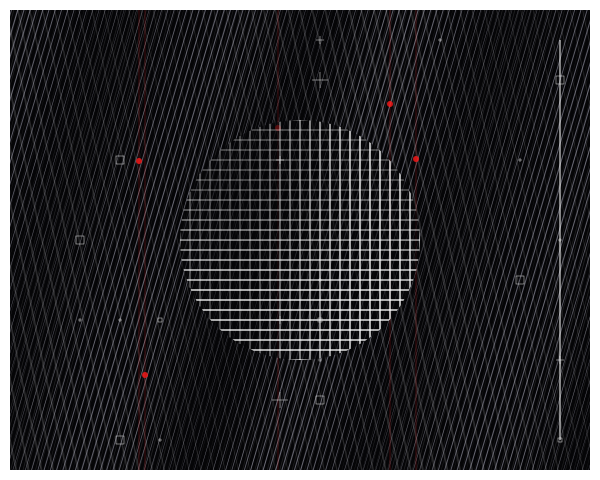

Write the Python code that produced this figure.
import cairo
import math
import random

# Setup
width, height = 600, 480
surface = cairo.ImageSurface(cairo.FORMAT_ARGB32, width, height)
ctx = cairo.Context(surface)

# Background - Deep Void
ctx.set_source_rgb(0.02, 0.02, 0.03)
ctx.paint()

def draw_angular_grid(cx, cy, angle_offset, line_count, spacing, color, weight, entropy_factor=0):
    """
    Draws a series of parallel lines rotated by a specific angle.
    entropy_factor introduces stochastic jitter to the line paths.
    """
    ctx.save()
    ctx.translate(cx, cy)
    ctx.rotate(angle_offset)
    
    r, g, b, a = color
    ctx.set_source_rgba(r, g, b, a)
    ctx.set_line_width(weight)

    # Calculate span to cover the canvas regardless of rotation
    max_dim = int(math.sqrt(width**2 + height**2))
    
    for i in range(-max_dim // spacing, max_dim // spacing):
        x = i * spacing
        
        # Introduce systematic variance: lines get thicker or thinner based on index
        current_weight = weight * (1.0 + 0.5 * math.sin(i * 0.2))
        ctx.set_line_width(current_weight)
        
        # Break the line into segments to allow for entropy (bending/jitter)
        segments = 10
        seg_h = max_dim / segments
        
        ctx.move_to(x, -max_dim/2)
        for s in range(segments + 1):
            y = -max_dim/2 + s * seg_h
            jitter = (random.random() - 0.5) * entropy_factor if s > 0 else 0
            # Exponential drift towards the edges
            drift = (i * 0.05) * (s / segments)**2 * entropy_factor
            ctx.line_to(x + jitter + drift, y)
            
        ctx.stroke()
    ctx.restore()

def draw_data_glyphs(grid_size, chance):
    """Adds small geometric primitives at grid intersections to suggest system metadata."""
    ctx.set_source_rgb(0.9, 0.9, 0.9)
    ctx.set_line_width(0.5)
    
    for x in range(0, width, grid_size):
        for y in range(0, height, grid_size):
            if random.random() < chance:
                size = random.choice([2, 4, 8])
                # Swiss style markers
                if random.random() > 0.5:
                    ctx.rectangle(x - size/2, y - size/2, size, size)
                else:
                    ctx.move_to(x - size, y)
                    ctx.line_to(x + size, y)
                    ctx.move_to(x, y - size)
                    ctx.line_to(x, y + size)
                ctx.stroke()

# --- Composition Logic ---

# 1. Base Grid Layer (The "Order")
# High frequency, low opacity lines providing the structural foundation
draw_angular_grid(width/2, height/2, math.radians(15), 120, 4, (0.8, 0.8, 0.8, 0.15), 0.5)

# 2. Interference Layer A (The "Moiré Generator")
# Rotated slightly away from the base to create visual beating/interference
draw_angular_grid(width/2, height/2, math.radians(16.5), 100, 6, (0.9, 0.9, 1.0, 0.4), 0.7)

# 3. Interference Layer B (The "Entropy")
# Much higher entropy factor at a distinct angle
draw_angular_grid(width/2, height/2, math.radians(-12), 80, 12, (0.7, 0.7, 0.7, 0.2), 1.2, entropy_factor=1.5)

# 4. Selective Chromatic Accents
# Punctuating the grid with high-contrast Swiss Red
ctx.set_source_rgba(1.0, 0.1, 0.1, 0.8)
for _ in range(5):
    rx = random.randint(100, width-100)
    ry = random.randint(100, height-100)
    ctx.arc(rx, ry, 3, 0, 2*math.pi)
    ctx.fill()
    # Connecting threads
    ctx.set_line_width(0.3)
    ctx.move_to(rx, 0)
    ctx.line_to(rx, height)
    ctx.stroke()

# 5. Overlaid Focal Subdivision
# Creating a central 'safe zone' of geometric clarity
ctx.set_source_rgba(0.02, 0.02, 0.03, 0.6) # Semi-transparent mask
ctx.arc(width/2, height/2, 120, 0, 2*math.pi)
ctx.fill()

# Re-draw a very clean, high-contrast grid inside the focal point
ctx.save()
ctx.arc(width/2, height/2, 120, 0, 2*math.pi)
ctx.clip()
draw_angular_grid(width/2, height/2, 0, 40, 10, (1.0, 1.0, 1.0, 0.9), 1.0)
draw_angular_grid(width/2, height/2, math.radians(90), 40, 10, (1.0, 1.0, 1.0, 0.9), 1.0)
ctx.restore()

# 6. Technical Detailing (Glyphs)
# Scattered at the edges to simulate data decay
draw_data_glyphs(40, 0.12)

# 7. Final Framing
ctx.set_source_rgb(1, 1, 1)
ctx.set_line_width(20)
ctx.rectangle(0, 0, width, height)
ctx.stroke() # Internal border feel

# Signature Swiss element: Thin vertical rule on the right
ctx.set_source_rgb(1, 1, 1)
ctx.set_line_width(1)
ctx.move_to(width - 40, 40)
ctx.line_to(width - 40, height - 40)
ctx.stroke()
